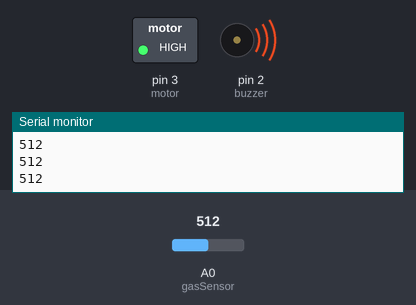
The sketch below on a simulated Arduino Uno, built with avr-gcc and run on an emulated ATmega328P. Parts: switched loads named in the sketch (green lamp = pin HIGH), buzzer (waves = sounding, pin HIGH), the last lines printed to the serial monitor. The inputs (shaded band) are chosen by the test bench; at power-on: A0 (gasSensor) = 512.

Above: at 1.2 s.
1.3 s: A0 (gasSensor) set to 486
At 1.7 s:
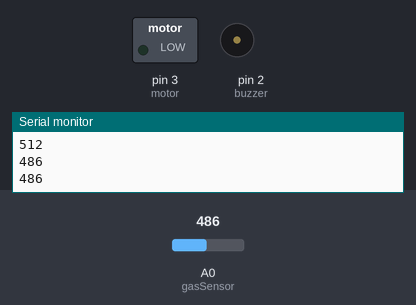
2.9 s: A0 (gasSensor) set to 510
At 4.2 s:
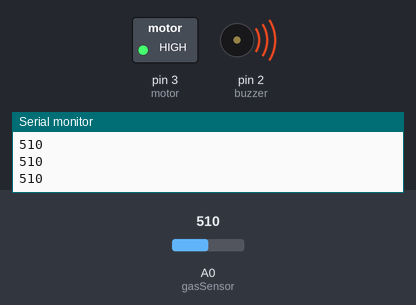
4.5 s: A0 (gasSensor) set to 490
At 5.6 s:
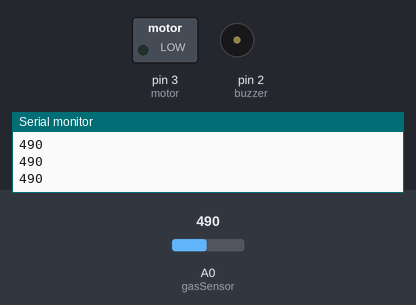
Timing chart, 0 to 7.5 s (numbered marks = the images above; inputs shaded):
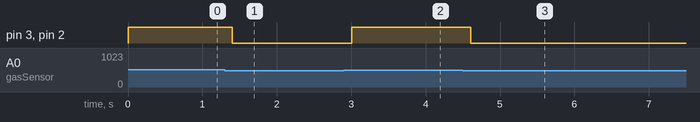

Measured:
- the behaviour switches between 500 and 499 on A0 (gasSensor) (found by bisection; images 0 and 1)
- after the input at 1.3 s, pin 3 (motor), pin 2 (buzzer): HIGH → LOW after 0.10 s
- after the input at 2.9 s, pin 3 (motor), pin 2 (buzzer): LOW → HIGH after 0.11 s
- after the input at 4.5 s, pin 3 (motor), pin 2 (buzzer): HIGH → LOW after 0.11 s

The sketch:

Task1-202506108.ino
```cpp
const int gasSensor = A0;
const int buzzer = 2;
const int motor = 3;

int gasValue;
int gasLimit = 500;

bool manualActivate = false;

void setup() {
  pinMode(buzzer, OUTPUT);
  pinMode(motor, OUTPUT);

  digitalWrite(buzzer, LOW);
  digitalWrite(motor, LOW);

  Serial.begin(9600);
}

void loop() {

  gasValue = analogRead(gasSensor);

  Serial.println(gasValue);

  if (Serial.available() > 0) {

    char command = Serial.read();

    if (command == '1') {
      manualActivate = true;
    }

    if (command == '0') {
      manualActivate = false;
    }
  }

  if (gasValue >= gasLimit || manualActivate == true) {
    digitalWrite(buzzer, HIGH);
    digitalWrite(motor, HIGH);
  }
  else {
    digitalWrite(buzzer, LOW);
    digitalWrite(motor, LOW);
  }

  delay(200);
}
```
